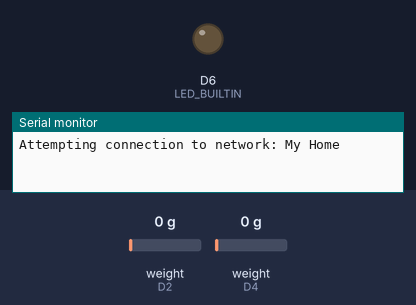
Recording of a sketch running on a simulated Arduino MKR. Parts: output pins drawn as LEDs (lit = HIGH), the last lines printed to the serial monitor. The test bench sets the inputs (shaded band); at power-on: weight on the scale (sensors on D2, D4) 0 g. WiFi joins after 1.5 s; servers stay silent unless stated.

Above: at 0.1 s.
At 11.6 s:
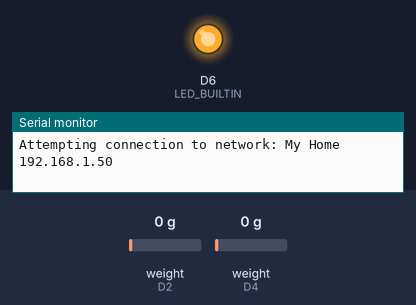
Timing chart, 0 to 14.0 s (numbered marks = the images above):
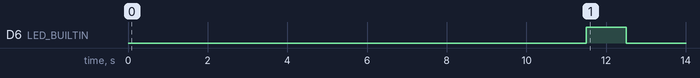

The sketch:

alertproject.ino
```cpp
#include <SPI.h>
#include <WiFiNINA.h>
#include <WiFi.h>
#include <HX711.h>

#define DT 2
#define SCK 3

#define DT1 4
#define SCK1 5


float childsenscalibration_factor = -7050;

float driversenscalibration_factor = -1500;

HX711 childseatsens;
HX711 driverseatsens;
char networkSsid[] = "My Home";
char networkPass[] = "trishok4";


int status = WL_IDLE_STATUS;
IPAddress server(192,168,1,5);  // server addr


// Initialize the client library
WiFiClient client;

int driverabsenttimer=0; /* driver not present count 1ms*60=60 sec */

void setup() {
  // initialize LED
  pinMode(LED_BUILTIN, OUTPUT);
  Serial.begin(9600);
  while (!Serial)
  Serial.println("Starting Program.");


  //Connect to the server using WiFi
  connectWifi();

  childseatsens.begin(DT, SCK);
  driverseatsens.begin(DT1, SCK1);

  childseatsens.set_scale();
  childseatsens.tare(); //Reset the scale to 0
  childseatsens.set_scale(childsenscalibration_factor);

  driverseatsens.set_scale();
  driverseatsens.tare(); //Reset the scale to 0
  driverseatsens.set_scale(driversenscalibration_factor);
}


void connectWifi(){
  //Connect to the network and server
  while (status != WL_CONNECTED) {
    Serial.print("Attempting connection to network: ");
    Serial.println(networkSsid);
    status = WiFi.begin(networkSsid, networkPass);
    // Delay to establish connection
    delay(10000);
    IPAddress ardAddr = WiFi.localIP();
    Serial.println(ardAddr);
  //if connected, blink the LED
  digitalWrite(LED_BUILTIN, HIGH);
  delay(1000);
  digitalWrite(LED_BUILTIN, LOW);
  delay(1000);
}
}

void dispWifiStatus() {
  // display network information
  Serial.print("Network: ");
  Serial.println(WiFi.SSID());

  // display Arduino's IP
  IPAddress ipAddr = WiFi.localIP();
  Serial.print("IP Address: ");
  Serial.println(ipAddr);
}

void checkWifi(){
  if(!client.connected()){
    Serial.println("Connection Lost.  Trying to Reestablish Connection.");
    connectWifi();
  }
}


/*********************************************************************************************************/
//Check for the presence of the driver if driver is not there for more than 1 min then send status as false
//Inputs:  None
//Outputs:
//  bool driver:
//    true:  Driver is present in vehicle
//    false: Driver is not in vehicle
/********************************************************************************************************/
bool checkDriver(){
  int driverseatval=255;
  bool driversts = true;
  if(driverseatsens.is_ready()){
   Serial.print("Driver Scale Reading: ");
   driverseatval=(int)driverseatsens.get_units()*0.453592;
   if(driverseatval == 0)
   {
    driverabsenttimer += 1;
   }
   else
   {
    driverabsenttimer = 0; /*reset timer */
    driversts = true;
   }
   Serial.print(driverseatval);
   Serial.print(" kg"); //Change this to kg and re-adjust the calibration factor if you follow SI units like a sane person
   Serial.println( );
}
  else{
    Serial.println("Driver Scale Not reading...");
  }
//Serial.print(driverabsenttimer);
if(driverabsenttimer >= 60)
{
  Serial.println("Driver is not in seat for >1 min so send status as false");
  driversts = false;
}
return driversts;
}


/***********************************************************************/
//Check for the presence of the child
//Inputs:  None
//Outputs:
//  bool child:
//    true:  Child is present in vehicle
//    false: Child is not in vehicle
/***********************************************************************/
bool checkChild(){
  int childseatval=255;
  bool childsts=false;
  if(childseatsens.is_ready()){
   Serial.print("Child Scale Reading: ");
   childseatval=(int)childseatsens.get_units()*0.453592;
   Serial.print(childseatval);
   Serial.print(" kg"); //Change this to kg and re-adjust the calibration factor if you follow SI units like a sane person
   Serial.println();
    if(childseatval == 0)
   {
    childsts=false;
   }
   else
   {
    childsts = true;
   }
 }
  else{
    Serial.println("Child scale Not reading...");
  }
  return childsts;
}

/********************************************************************************/
//Send an alert that the child is alone
//Inputs:  None
//Outputs:  None
/*******************************************************************************/
void sendAlert(int alertval){
  Serial.println("Sending alert.");
  if (!client.connect(server, 80)) {

        Serial.println("Connection to host failed");
        return;
    }

    Serial.println("Connected to server successful!");
    client.print(alertval);
    client.stop();
}

void loop() {
  //Check to make sure the connection still exists
  //checkWifi();
  int alertval=0;
  bool childsts = false;
  bool driversts = false;
  childsts=checkChild();
  driversts=checkDriver();
  Serial.print("Driver sts :  ");
  Serial.print(driversts,DEC);
  Serial.println();
  Serial.print("Child sts :  ");
  Serial.print(childsts,DEC);
  Serial.println();
  if(childsts == true)
  {
    if(driversts == false)
    {
      alertval = 2; /* sending alert */
      sendAlert(alertval);
      Serial.println("Alert Sent Wait for 2 min before sending next alert ");
      delay(120000); /* delay the next alrt */
    }
    else
    {
      alertval=1; /* child and driver both present */
    }
   }
  delay(1000);
}
```
